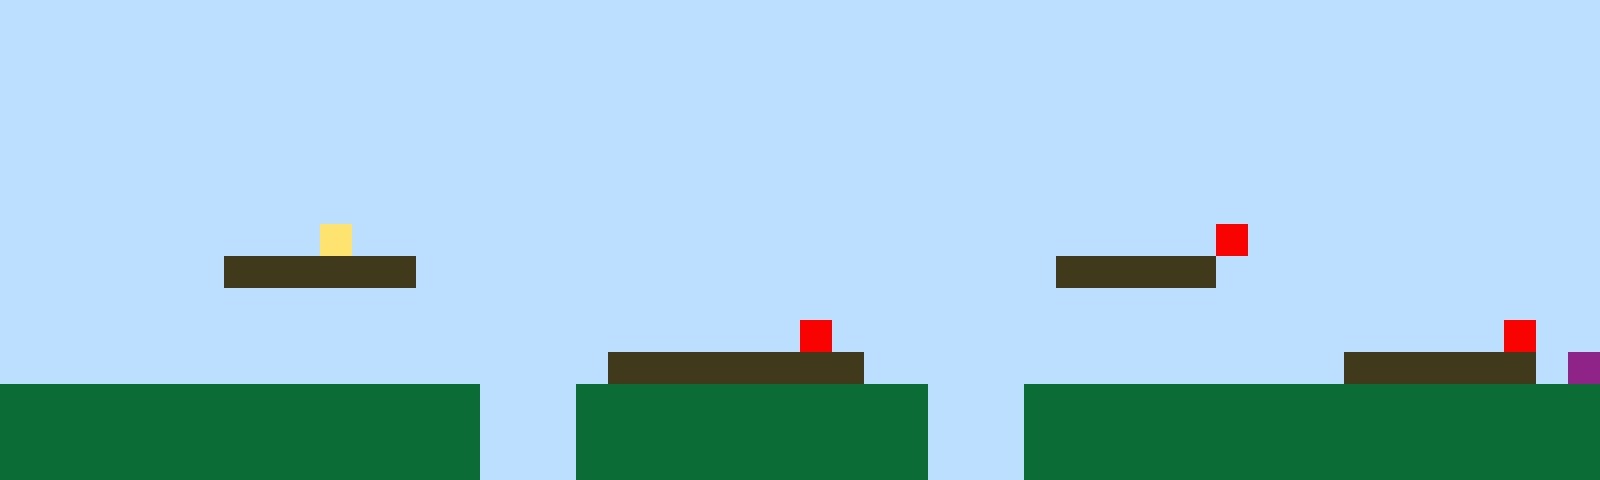

A level layout from a 2D game, rendered from its tile map. Below: a short description, then the map file with its tile-grid data intact:
An orthogonal 50x15 tile map with 32x32 px tiles, 1 tile layer (Tile Layer 1).

<map version="1.10" tiledversion="1.11.2" orientation="orthogonal" renderorder="right-up" width="50" height="15" tilewidth="32" tileheight="32" infinite="0" nextlayerid="2" nextobjectid="1"><editorsettings><export target="map1.csv" format="csv" /></editorsettings><tileset firstgid="1" name="sprites" tilewidth="32" tileheight="32" tilecount="6" columns="3"><image source="sprites.png" width="96" height="64" /></tileset><layer id="1" name="Tile Layer 1" width="50" height="15"><data encoding="csv">1,1,1,1,1,1,1,1,1,1,1,1,1,1,1,1,1,1,1,1,1,1,1,1,1,1,1,1,1,1,1,1,1,1,1,1,1,1,1,1,1,1,1,1,1,1,1,1,1,1,1,1,1,1,1,1,1,1,1,1,1,1,1,1,1,1,1,1,1,1,1,1,1,1,1,1,1,1,1,1,1,1,1,1,1,1,1,1,1,1,1,1,1,1,1,1,1,1,1,1,1,1,1,1,1,1,1,1,1,1,1,1,1,1,1,1,1,1,1,1,1,1,1,1,1,1,1,1,1,1,1,1,1,1,1,1,1,1,1,1,1,1,1,1,1,1,1,1,1,1,1,1,1,1,1,1,1,1,1,1,1,1,1,1,1,1,1,1,1,1,1,1,1,1,1,1,1,1,1,1,1,1,1,1,1,1,1,1,1,1,1,1,1,1,1,1,1,1,1,1,1,1,1,1,1,1,1,1,1,1,1,1,1,1,1,1,1,1,1,1,1,1,1,1,1,1,1,1,1,1,1,1,1,1,1,1,1,1,1,1,1,1,1,1,1,1,1,1,1,1,1,1,1,1,1,1,1,1,1,1,1,1,1,1,1,1,1,1,1,1,1,1,1,1,1,1,1,1,1,1,1,1,1,1,1,1,1,1,1,1,1,1,1,1,1,1,1,1,1,1,1,1,1,1,1,1,1,1,1,1,1,1,1,1,1,1,1,1,1,1,1,1,1,1,1,1,1,1,1,1,1,1,1,1,1,1,1,1,1,1,1,1,1,1,1,1,1,1,1,1,1,1,1,1,1,1,1,1,1,1,4,1,1,1,1,1,1,1,1,1,1,1,1,1,1,1,1,1,1,1,1,1,1,1,1,1,1,1,5,1,1,1,1,1,1,1,1,1,1,1,1,1,1,1,1,1,1,3,3,3,3,3,3,1,1,1,1,1,1,1,1,1,1,1,1,1,1,1,1,1,1,1,1,3,3,3,3,3,1,1,1,1,1,1,1,1,1,1,1,1,1,1,1,1,1,1,1,1,1,1,1,1,1,1,1,1,1,1,1,1,1,1,1,1,1,1,1,1,1,1,1,1,1,1,1,1,1,1,1,1,1,1,1,1,1,1,1,1,1,1,1,1,1,1,1,1,1,1,1,1,1,1,1,1,1,1,1,1,1,1,1,1,1,1,1,5,1,1,1,1,1,1,1,1,1,1,1,1,1,1,1,1,1,1,1,1,1,5,1,1,1,1,1,1,1,1,1,1,1,1,1,1,1,1,1,1,1,1,1,3,3,3,3,3,3,3,3,1,1,1,1,1,1,1,1,1,1,1,1,1,1,1,3,3,3,3,3,3,1,6,2,2,2,2,2,2,2,2,2,2,2,2,2,2,2,1,1,1,2,2,2,2,2,2,2,2,2,2,2,1,1,1,2,2,2,2,2,2,2,2,2,2,2,2,2,2,2,2,2,2,2,2,2,2,2,2,2,2,2,2,2,2,2,2,2,1,1,1,2,2,2,2,2,2,2,2,2,2,2,1,1,1,2,2,2,2,2,2,2,2,2,2,2,2,2,2,2,2,2,2,2,2,2,2,2,2,2,2,2,2,2,2,2,2,2,1,1,1,2,2,2,2,2,2,2,2,2,2,2,1,1,1,2,2,2,2,2,2,2,2,2,2,2,2,2,2,2,2,2,2</data></layer></map>
